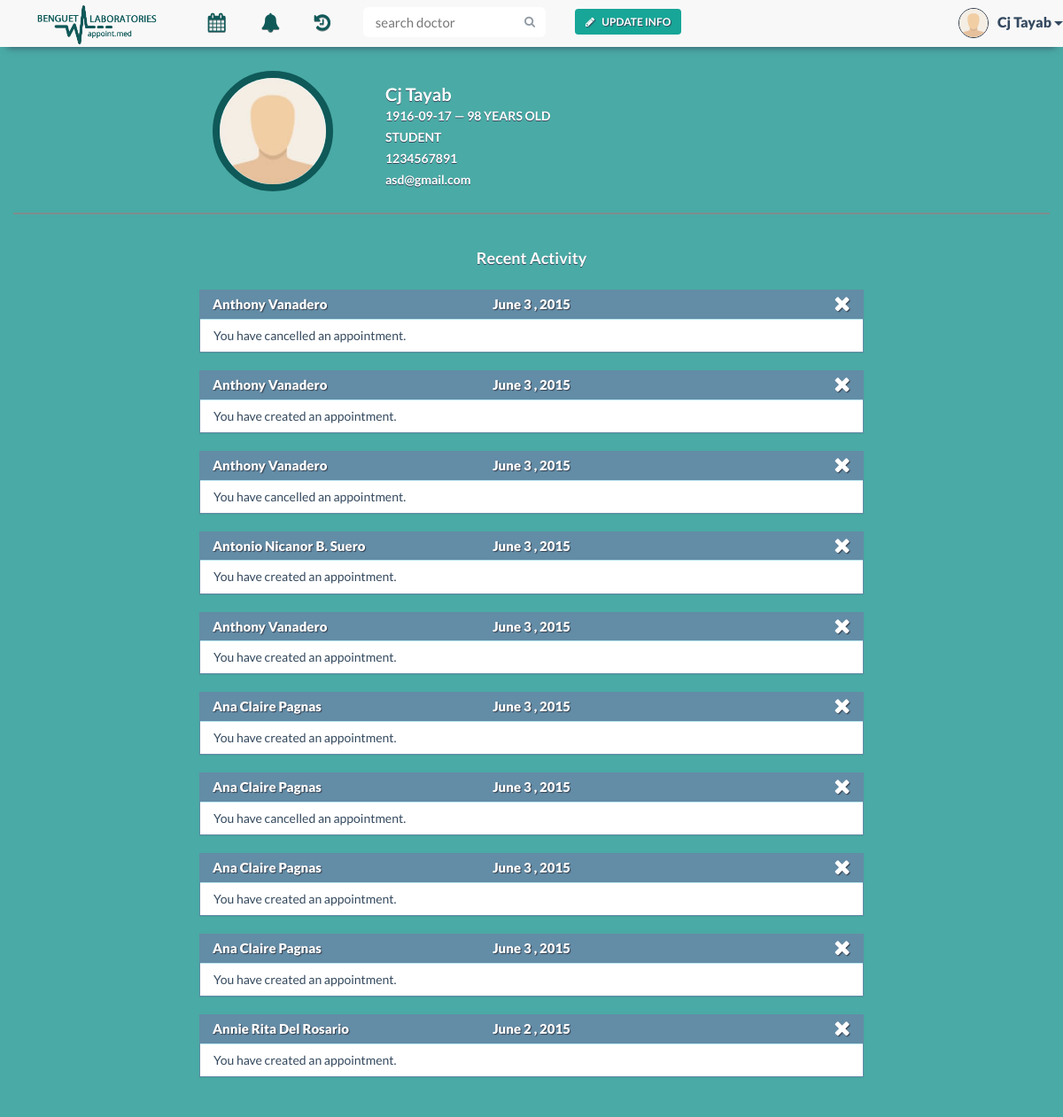
Screenshot of /patient.php (signed in) with the database file from the repository.
### tables this page shows
CREATE TABLE IF NOT EXISTS `patient` (
  `patient_id` varchar(30) NOT NULL,
  `patient_name` varchar(30) NOT NULL,
  `patient_contact` varchar(20) NOT NULL,
  `birthdate` date NOT NULL,
  `email` varchar(30) NOT NULL,
  `username` varchar(30) NOT NULL,
  `occupation` text,
  PRIMARY KEY (`patient_id`),
  KEY `username` (`username`)
);

CREATE TABLE IF NOT EXISTS `notification` (
  `notification_id` int(11) NOT NULL AUTO_INCREMENT,
  `indicator` varchar(30) NOT NULL,
  `doctor_id` varchar(30) NOT NULL,
  `patient_id` varchar(30) NOT NULL,
  `legend_id` varchar(30) NOT NULL,
  `notification_date` date NOT NULL,
  `notification` text NOT NULL,
  PRIMARY KEY (`notification_id`),
  KEY `notif_id` (`legend_id`)
);

CREATE TABLE IF NOT EXISTS `doctor` (
  `doctor_id` varchar(30) NOT NULL,
  `doctor_name` varchar(30) NOT NULL,
  `specialization` text NOT NULL,
  `doctor_status` enum('In','Out','Break') NOT NULL,
  `email` varchar(30) NOT NULL,
  `username` varchar(30) NOT NULL,
  PRIMARY KEY (`doctor_id`),
  KEY `username` (`username`)
);

### patient.php (the view, shortened to what this page needs)
<!DOCTYPE html>
<html lang="en">
    <?php
    include 'include/head.php';
    include 'connectdatabase.php';
    ?>
    <body>
        <div class="container">
            <?php
            $username = $_SESSION['username'];
            $result = mysqli_query($con, "SELECT * FROM patient WHERE username LIKE '$username'") or die(mysqli_error());
            $row = mysqli_fetch_array($result);
            $patient_id = $row['patient_id'];
            $patient_n = $row['patient_name'];
            $n_result = mysqli_query($con, "SELECT * FROM notification WHERE patient_id LIKE '$patient_id' ORDER BY 6 DESC, 1 DESC LIMIT 10");
            ?>
            <?php
            include 'include/pt-nav-start.php';
            ?>
            <ul class="nav navbar-nav">
                <li class="dropdown tooltip-bottom" data-tooltip="Appointments">
                    <a href="#" class="dropdown-toggle" data-toggle="dropdown" role="button" aria-expanded="false"><i class="fa fa-calendar fa-lg"></i>Appointments<span class="caret"></span></a>
                </li>
                <li class="tooltip-bottom" data-tooltip="Notifications">
                    <a href="notifications.php">
                        <i class="fa fa-bell fa-lg">
                        </i>Notifications
                    </a>
                </li>
                <li class="dropdown tooltip-bottom" data-tooltip="History">
                    <a href="#" class="dropdown-toggle" data-toggle="dropdown" role="button" aria-expanded="false"><i class="fa fa-history fa-lg"></i>History<span class="caret"></span></a>
                </li>
                <?php
                include 'include/pt-nav-end.php';
                ?>
                <div class="container-fluid" id="patient-info">
                    <div class="row">
                        <div class="col-xs-12 col-md-2 col-md-offset-2">
                            <img src="img/profile/<?php
                            $file = "img/profile/" . $patient_id . ".jpg";
                            if (file_exists($file)) {
                                echo $patient_id;
                            } else {
                                echo 'profile_avatar';
                            }
                            ?>.jpg" class="img-responsive">
                        </div>
                        <div class="col-xs-12 col-md-5 user-md">
                            <div class="p-info">
                                    <h1><?php echo $row['patient_name']; ?></h1>
                                    <?php
                                    $birthday = explode("-", $row['birthdate']);
                                    $age = (date("md", date("U", mktime(0, 0, 0, $birthday[1], $birthday[2], $birthday[0]))) > date("md") ? ((date("Y") - $birthday[0]) - 1) : (date("Y") - $birthday[0]));
                                    ?>
                                    <p><?php echo $row['birthdate']; ?> &mdash; <?php echo $age; ?> years old</p>
                                    <p><?php echo $row['occupation']; ?></p>
                                    <p><?php echo $row['patient_contact']; ?></p>
                                    <p class="email"><?php echo $row['email']; ?></p>
                            </div>
                        </div>
                    </div>
                </div>
                <div class="container-fluid patient-activity">
                    <div class="row">
                        <div class="col-md-6 col-md-offset-3">
                        </div>
                        <?php
                        if (mysqli_num_rows($n_result) >= 1) {
                            echo '<h1 class="text-center row-header2-fff">Recent Activity</h1>';
                            while ($n_row = mysqli_fetch_array($n_result)) {
                                if ($n_row['indicator'] == 'patient') {
                                    if ($n_row['patient_id'] == $patient_id) {
                                        $n_id = $n_row['legend_id'];
                                        $n_did = $n_row['doctor_id'];
                                        $notif_date = date("F j , Y", strtotime($n_row["notification_date"]));
                                        $n_legend = mysqli_query($con, "SELECT * FROM notification_legend WHERE legend_id LIKE '$n_id'");
                                        $n_color = mysqli_fetch_array($n_legend);
                                        $d_result = mysqli_query($con, "SELECT * FROM doctor WHERE doctor_id LIKE '$n_did'");
                                        $doc = mysqli_fetch_array($d_result);
                                        if ($n_color['color'] == 'orange') {
                                            echo "<div class='col-xs-12 col-md-8 col-md-offset-2'>
                                                    <div class='panel panel-notif panel-warning'>
                                                        <div class='panel-heading'><span class='hidden-xs hidden-sm'>Dr. " . $doc["doctor_name"] . "</span>" . $notif_date . "
                                                            <a href=\"close_notif_prof.php?nid=$n_row[notification_id]&desc=$n_row[notification]\" title='Close'><i class='fa fa-remove delete-btn x-btn'></i></a>
                                                        </div>
                                                        <div class='panel-body'>
                                                             You have rescheduled an appointment.<span class='visible-xs visible-sm notif-name'>&mdash; Dr. " . $doc['doctor_name'] . "</span>
                                                        </div>
                                                    </div>
                                                </div>";
                                        } else if ($n_color['color'] == 'blue') {
                                            if($n_row['notification'] == 'A patient has requested an appointment.')
                                                $notification_m = 'You have created an appointment.';
                                            else
                                                $notification_m = 'You have cancelled an appointment.';
                                            echo "<div class='col-xs-12 col-md-8 col-md-offset-2'>
                                                    <div class='panel panel-notif panel-info'>
                                                        <div class='panel-heading'><span class='hidden-xs hidden-sm'>" . $doc["doctor_name"] . "</span>" . $notif_date . "
                                                            <a href=\"close_notif_prof.php?nid=$n_row[notification_id]&desc=$n_row[notification]\" title='Close'><i class='fa fa-remove delete-btn x-btn'></i></a>
                                                        </div>
                                                        <div class='panel-body'>
                                                            " . $notification_m . "<span class='visible-xs visible-sm notif-name'>&mdash; Dr. " . $doc['doctor_name'] . "</span>
                                                        </div>
                                                    </div>
                                                </div>";
                                        }
                                    }
                                }
                            }
                        } else
                            echo '<h1 class="text-center row-header2-fff">No Recent Activity</h1>';
                        ?>
                    </div>
                </div>
        </div>
    </body>
</html>

### include/pt-nav-end.php (shortened to what this page needs)
                <li class="nav-button navbar-right">
                    <button type="button" class="btn btn-default btn-noborder green-btn nav-modal-button" data-toggle="modal" data-target=".bs-pt-edit-profile-modal-lg" data-id="'.$appointment_id.'" data-patient-id="'.$patient_id.'">
                    <i class="fa fa-pencil"></i>Update Info</button>
                </li>
                <form class="navbar-form navbar-right" method="post" role="search" action="search.php">
                    <div class="input-group search-bar">
                        <input type="text" class="form-control" name="search" placeholder="search doctor" id="inputSearch">
                        <span class="input-group-btn">
                            <button type="submit" class="btn"><i class="fa fa-search"></i></button>
                        </span>
                    </div>
                </form>
            </ul>
            <ul class="nav navbar-nav navbar-right signedin">
                <div class="btn-group navbar-right tooltip-bottom" data-tooltip="You">
                    <button type="button" class="btn btn-default btn-lg btn-noborder dropdown-toggle" data-toggle="dropdown" aria-expanded="false">
                        <div class="signedin-photo">
                            <img src="img/profile/<?php
                            $file = "img/profile/" . $patient_id . ".jpg";
                            if (file_exists($file)) {
                                echo $patient_id;
                            } else {
                                echo 'profile_avatar';
                            }
                            ?>.jpg" class="img-responsive">
                        </div>
            <?php echo $patient_n ?>
                        <span class="caret"></span>
                    </button>
                </div>
            </ul>
        </div>
    </div>
</nav>

### css/tooltip.css (style rules this page uses)
[data-tooltip], .tooltip { position: relative; cursor: pointer; }
[data-tooltip]:before, [data-tooltip]:after, .tooltip:before, .tooltip:after { position: absolute; visibility: hidden; -ms-filter: "progid:DXImageTransform.Microsoft.Alpha(Opacity=0)"; filter: progid:DXImageTransform.Microsoft.Alpha(Opacity=0); opacity: 0; -webkit-transition: opacity 0.2s ease-in-out, visibility 0.2s ease-in-out, -webkit-transform 0.2s cubic-bezier(0.71, 1.7, 0.77, 1.24); -moz-transition: opacity 0.2s ease-in-out, visibility 0.2s ease-in-out, -moz-transform 0.2s cubic-bezier(0.71, 1.7, 0.77, 1.24); transition: opacity 0.2s ease-in-out, visibility 0.2s ease-in-out, transform 0.2s cubic-bezier(0.71, 1.7, 0.77, 1.24); -webkit-transform: translate3d(0, 0, 0); -moz-transform: translate3d(0, 0, 0); transform: translate3d(0, 0, 0); pointer-events: none; }
.tooltip:before, [data-tooltip]:before { z-index: 1001; border: 6px solid transparent; background: transparent; content: ""; }
.tooltip:after, [data-tooltip]:after { z-index: 1002; padding: 8px; min-width: 120px; background-color: #000; background-color: hsla(0, 0%, 20%, 0.9); color: #fff; content: attr(data-tooltip); font-size: 14px; line-height: 1.2; text-align: center; }
[data-tooltip]:before, [data-tooltip]:after, .tooltip:before, .tooltip:after, .tooltip-top:before, .tooltip-top:after { bottom: 100%; left: 50%; }
[data-tooltip]:before, .tooltip:before, .tooltip-top:before { margin-left: -6px; margin-bottom: -12px; border-top-color: #000; border-top-color: hsla(0, 0%, 20%, 0.9); }
[data-tooltip]:after, .tooltip:after, .tooltip-top:after { margin-left: -60px; }
.tooltip-bottom:before, .tooltip-bottom:after { top: 100%; bottom: auto; left: 50%; }
.tooltip-bottom:before { margin-top: -12px; margin-bottom: 0; border-top-color: transparent; border-bottom-color: #000; border-bottom-color: hsla(0, 0%, 20%, 0.9); }

### rows the page displays
patient: patient_name "Cj Tayab", birthdate "1916-09-17", birthdate "98", occupation "STUDENT", patient_contact "1234567891", email "asd@gmail.com"
notification: doctor.doctor_name "Anthony Vanadero", notification_date "June 3 , 2015", notification "You have cancelled an appointment."
notification: doctor.doctor_name "Anthony Vanadero", notification_date "June 3 , 2015", notification "You have created an appointment."
notification: doctor.doctor_name "Anthony Vanadero", notification_date "June 3 , 2015", notification "You have cancelled an appointment."
notification: doctor.doctor_name "Antonio Nicanor B. Suero", notification_date "June 3 , 2015", notification "You have created an appointment."
notification: doctor.doctor_name "Anthony Vanadero", notification_date "June 3 , 2015", notification "You have created an appointment."
notification: doctor.doctor_name "Ana Claire Pagnas", notification_date "June 3 , 2015", notification "You have created an appointment."
notification: doctor.doctor_name "Ana Claire Pagnas", notification_date "June 3 , 2015", notification "You have cancelled an appointment."
notification: doctor.doctor_name "Ana Claire Pagnas", notification_date "June 3 , 2015", notification "You have created an appointment."
notification: doctor.doctor_name "Ana Claire Pagnas", notification_date "June 3 , 2015", notification "You have created an appointment."
notification: doctor.doctor_name "Annie Rita Del Rosario", notification_date "June 2 , 2015", notification "You have created an appointment."
